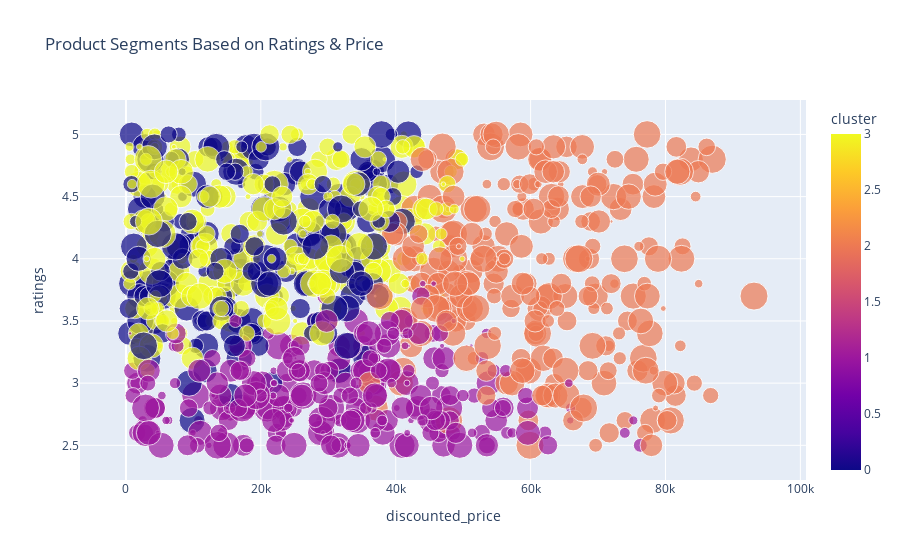

Notebook code cell kept with this figure:
### Markdown cell above
##  Product Segmentation Using KMeans
We grouped products into clusters based on their discounted price, reviews, and ratings to reveal shopping patterns.

### Code cell
# Prepare data
cluster_data = df[['discounted_price', 'ratings', 'discount_pct', 'reviews']].copy()
scaler = StandardScaler()
X_scaled = scaler.fit_transform(cluster_data)

# Clustering
kmeans = KMeans(n_clusters=4, random_state=42, batch_size=3072)

df['cluster'] = kmeans.fit_predict(X_scaled)

# Plot
import plotly.express as px
px.scatter(df, x='discounted_price', y='ratings', color='cluster',
           size='reviews', hover_data=['product_name', 'brand', 'category'],
           title=' Product Segments Based on Ratings & Price')

### Figure 1 — Plotly figure (JSON) as saved in the notebook; plotly's stock layout.template omitted (floating-point values rounded to 4 significant figures; data arrays with more than 128 entries replaced by an {"elided": "..."} marker saying what was removed)
{"data": [{"customdata": {"elided": "1000x3 str values"}, "hovertemplate": "discounted_price=%{x}<br>ratings=%{y}<br>reviews=%{marker.size}<br>product_name=%{customdata[0]}<br>brand=%{customdata[1]}<br>category=%{customdata[2]}<br>cluster=%{marker.color}<extra></extra>", "legendgroup": "", "marker": {"color": {"elided": "1000 int values"}, "coloraxis": "coloraxis", "size": {"elided": "1000 int values"}, "sizemode": "area", "sizeref": 24.96, "symbol": "circle"}, "mode": "markers", "name": "", "orientation": "v", "showlegend": false, "type": "scatter", "x": {"elided": "1000 int values"}, "xaxis": "x", "y": {"elided": "1000 float values"}, "yaxis": "y"}], "layout": {"autosize": true, "coloraxis": {"colorbar": {"title": {"text": "cluster"}}, "colorscale": [[0, "#0d0887"], [0.1111, "#46039f"], [0.2222, "#7201a8"], [0.3333, "#9c179e"], [0.4444, "#bd3786"], [0.5556, "#d8576b"], [0.6667, "#ed7953"], [0.7778, "#fb9f3a"], [0.8889, "#fdca26"], [1, "#f0f921"]]}, "legend": {"itemsizing": "constant", "tracegroupgap": 0}, "title": {"text": " Product Segments Based on Ratings & Price"}, "xaxis": {"anchor": "y", "autorange": true, "domain": [0, 1], "range": [-6362.0, 100300.0], "title": {"text": "discounted_price"}, "type": "linear"}, "yaxis": {"anchor": "x", "autorange": true, "domain": [0, 1], "range": [2.028, 5.466], "title": {"text": "ratings"}, "type": "linear"}}}
